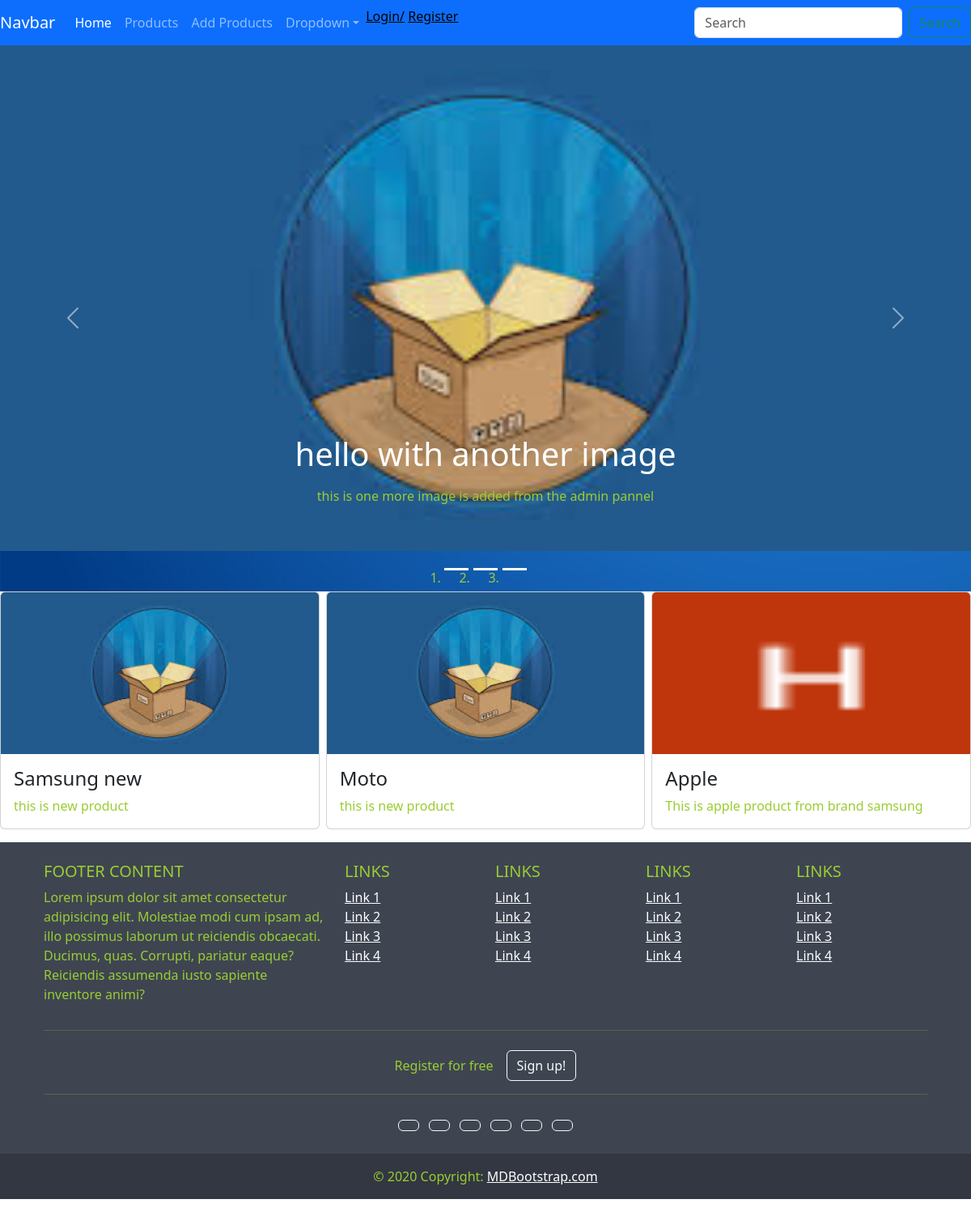
The page / on the database its author committed.
### account/models.py (models this page shows, shortened)
class Carousel(models.Model):
    image=models.ImageField(upload_to='carousel/',default='online-shopping-background-website-mobile-app_269039-166.jpg')
    title=RichTextField()
    description=RichTextField()

### product/models.py (models this page shows, shortened)
class Product(models.Model):
    name =  models.CharField(max_length=100)
    price = models.DecimalField(decimal_places=2,max_digits=10)
    brand = models.ForeignKey(Brand,on_delete=models.CASCADE,null=True)
    size = models.DecimalField(decimal_places=2,max_digits=4)
    description = models.CharField(max_length=500)
    color = models.CharField(max_length=20)
    image = models.ImageField(upload_to='images/product_image',default='images/product_image/p1.jpeg')
    category = models.ManyToManyField(Category)
    weight = models.DecimalField(decimal_places=2,max_digits=4)
    created_at = models.DateTimeField(auto_now_add=True)
    updated_at = models.DateTimeField(auto_now=True)
    quantity = models.IntegerField(default=0)

### ecom/views.py (the view)
# urls.py: 2. Add a URL to urlpatterns:  path('', views.home, name='home')
def home(request):
    data=Carousel.objects.all()
    total = range(data.count())
    products = Product.objects.all()[:3]       #
    context={
        'car':data,
        'n':total,
        'p':products                            #
    }
    return render(request,'index.html',context)

### templates/index.html (shortened to what this page needs)
{% extends 'base.html' %}
{% block content %}
<div id="carouselId" class="carousel slide" data-bs-ride="carousel">
    <ol class="carousel-indicators">
        {% for i in n %}
        <li
            data-bs-target="#carouselId"
            data-bs-slide-to="{{i}}"
            class="active"
          aria-current="true"
            aria-label="First slide"
        ></li>
        {% endfor %}
           </ol>
    <div class="carousel-inner" role="listbox">
        {% for c in car %}
        <div class="carousel-item active">
            <img
                src="{{c.image.url}}"
                class="w-100 d-block"
                alt="First slide"
            />
            <div class="carousel-caption d-none d-md-block">
                <h3>{{c.title | safe }}</h3>
                <p>{{c.description | safe}}</p>
            </div>
        </div>
        {% endfor %}
    </div>
    <button
        class="carousel-control-prev"
        type="button"
        data-bs-target="#carouselId"
        data-bs-slide="prev"
    >
        <span class="carousel-control-prev-icon" aria-hidden="true"></span>
    </button>
    <button
        class="carousel-control-next"
        type="button"
        data-bs-target="#carouselId"
        data-bs-slide="next"
    >
        <span class="carousel-control-next-icon" aria-hidden="true"></span>
    </button>
</div>
<div class="row justify-content-center align-items-center g-2">
{% for i in p %}
    <div class="col">
        <div class="card text-start">
        <img class="card-img-top" src="{{i.image.url}}" alt="Title" height="200px"/>
        <div class="card-body">
            <h4 class="card-title">{{i.name}}</h4>
            <p class="card-text">{{i.description}}</p>
        </div>
    </div>
    </div>
    {% endfor %}
</div>
{% endblock %}

### static/css/style.css (style rules this page uses)
* { color:yellowgreen; }

### rows shown on the page
Carousel: image (picture), title "hello with another image", description "this is one more image is added from the admin pannel"
Product: image (picture), name "Samsung new", description "this is new product"
Product: image (picture), name "Moto", description "this is new product"
Product: image (picture), name "Apple", description "This is apple product from brand samsung"
